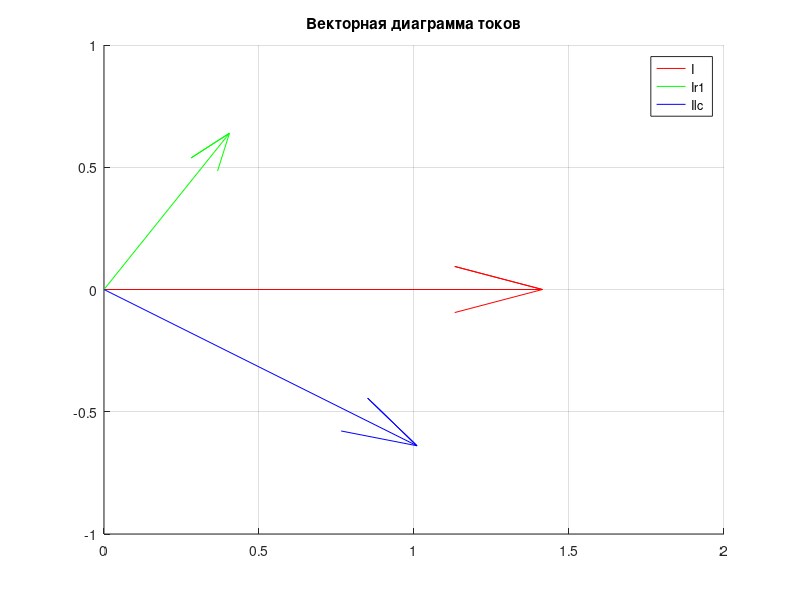
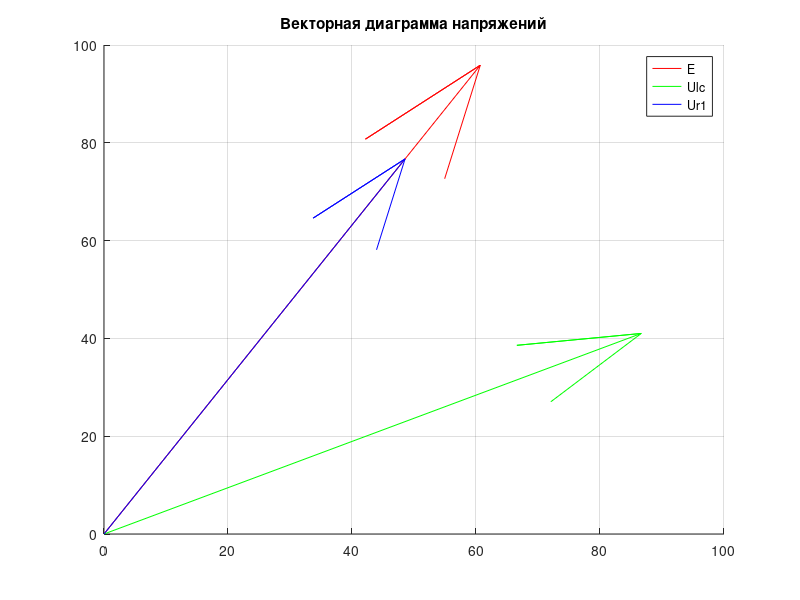

The MATLAB script that drew these images, in order:
I1 = 1.4142;
f = 100;
w = 2 * pi * f;
T = 1 / f;


R1 = 150;
L1 = 320e-3;
C2 = 15e-6;

#сопротивления
Xl = complex(0, w * L1);
Xc = complex(0, -1/(w * C2));
Zlc = Xl + Xc;
Z = (R1 * Zlc) / (R1 + Zlc)

#токи в ветвях

E = I1 * Z
#E_abs = abs(E)
Ir1 = E / R1
#Ir1_abs = abs(Ir1)
Ilc = E / Zlc
#Ilc_abs = abs(Ilc)


Ulc = Ilc * Z;
#Ulc_abs = abs(Ulc)
Ur1 = Ir1 * R1;
#Ur1_abs = abs(Ur1)

#баланс мощностей
P_source = E * I
P_source_active = real(P_source)
P_source_reactive = imag(P_source)

P_consumer = Ulc * Ilc + Ur1 * Ir1
P_consumer_active = real(P_consumer)
P_consumer_reactive = imag(P_consumer)

figure
hold on, grid on
title('Векторная диаграмма токов')
compass(I1, 'r')
compass(Ir1, 'g')
compass(Ilc, 'b')
legend('I', 'Ir1', 'Ilc')

figure
hold on, grid on
title('Векторная диаграмма напряжений')
compass(E, 'r')
compass(Ulc, 'g')
compass(Ur1 * 0.8, 'b')
legend('E', 'Ulc', 'Ur1')
